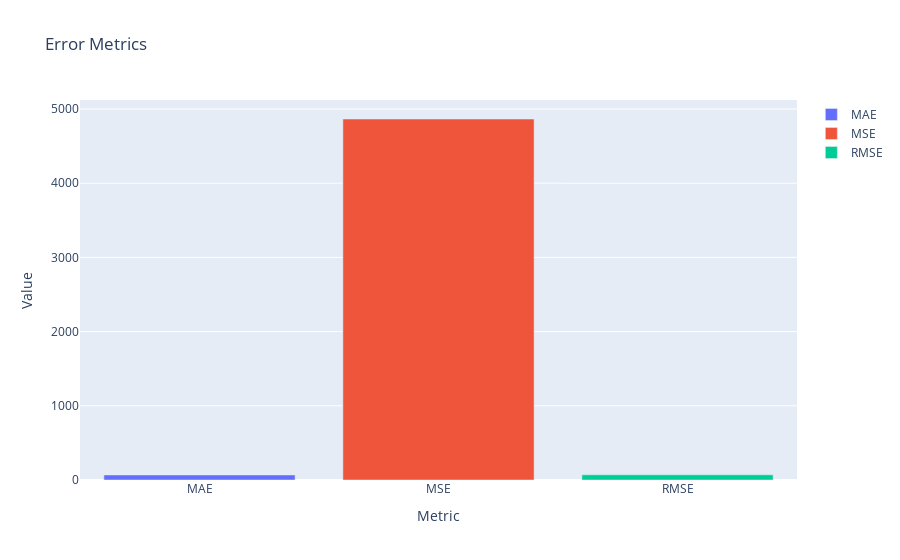

The code cell stored with this chart in its notebook:
### Code cell
import plotly.graph_objs as go

# Örnek veriler
hata = {
    'Metrics': ['MAE', 'MSE', 'RMSE'],
    'Values': [mae, mse, rmse]
}
# Bar grafiği oluşturun ve efsane (legend) özelliğini aktifleştirin
traces = []
for metric, value in zip(hata['Metrics'], hata['Values']):
    traces.append(go.Bar(x=[metric], y=[value], name=metric))

fig = go.Figure(data=traces)
fig.update_layout(
    title='Error Metrics',
    xaxis_title='Metric',
    yaxis_title='Value',
    showlegend=True  # Efsaneyi göster
)

# Grafiği göster
fig.show()

### Figure 1 — Plotly figure (JSON) as saved in the notebook; plotly's stock layout.template omitted (floating-point values rounded to 4 significant figures)
{"data": [{"name": "MAE", "type": "bar", "x": ["MAE"], "y": [68.45]}, {"name": "MSE", "type": "bar", "x": ["MSE"], "y": [4865.0]}, {"name": "RMSE", "type": "bar", "x": ["RMSE"], "y": [69.75]}], "layout": {"autosize": true, "showlegend": true, "title": {"text": "Error Metrics"}, "xaxis": {"autorange": true, "range": [-0.5, 2.5], "title": {"text": "Metric"}, "type": "category"}, "yaxis": {"autorange": true, "range": [0, 5121.0], "title": {"text": "Value"}, "type": "linear"}}}
